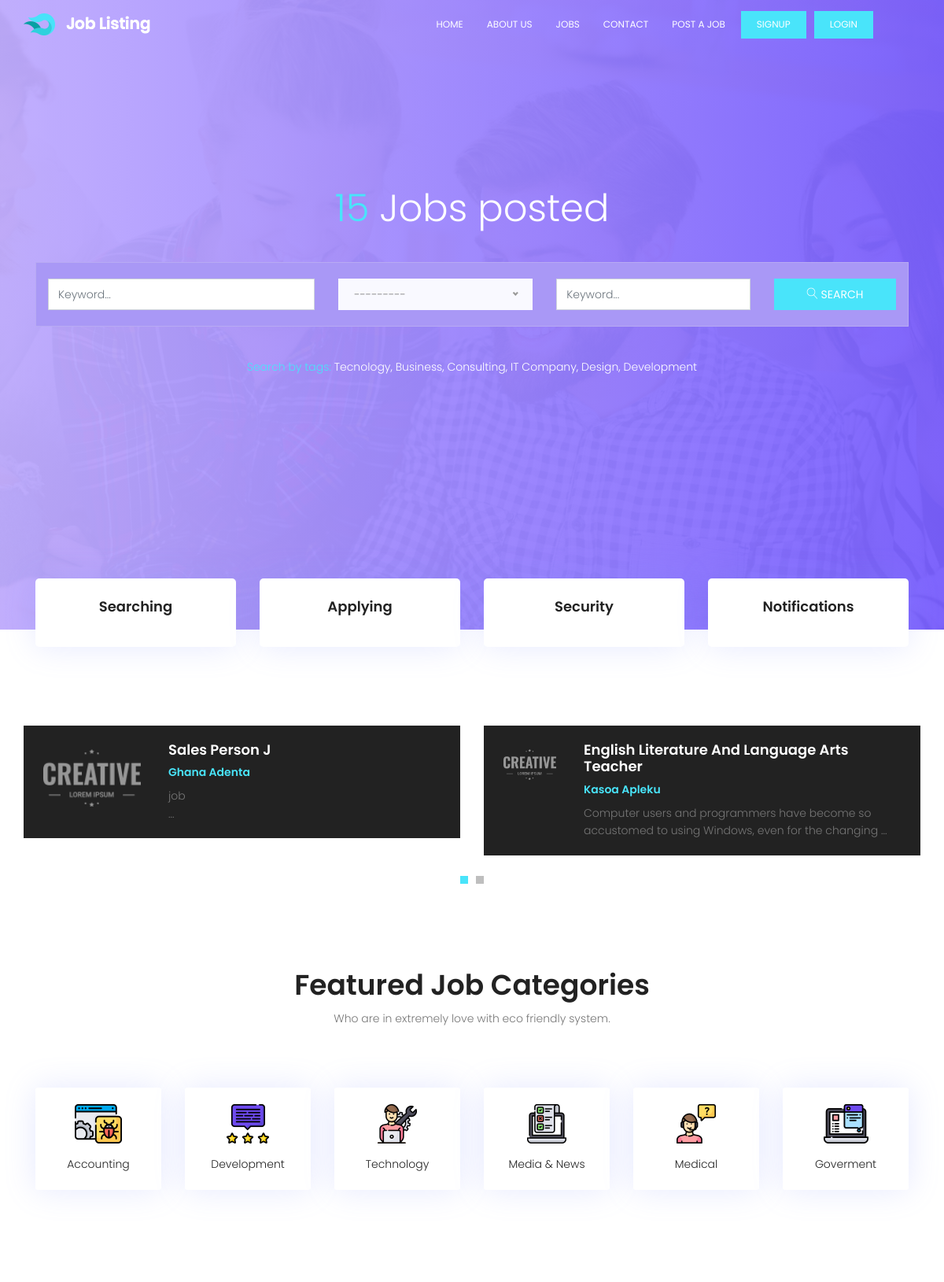
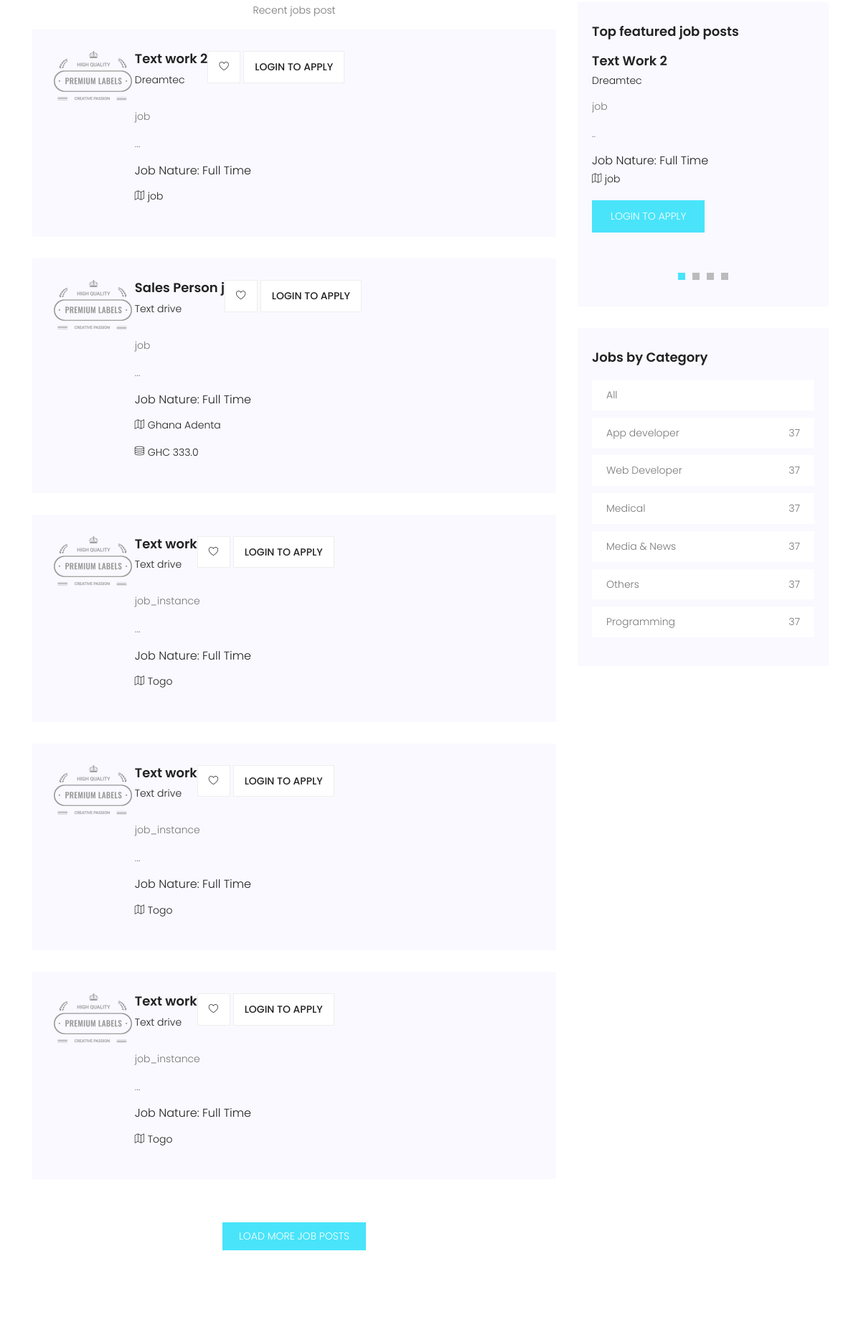
Before: / (upper part) with the older database file (2 pictures, top to bottom).
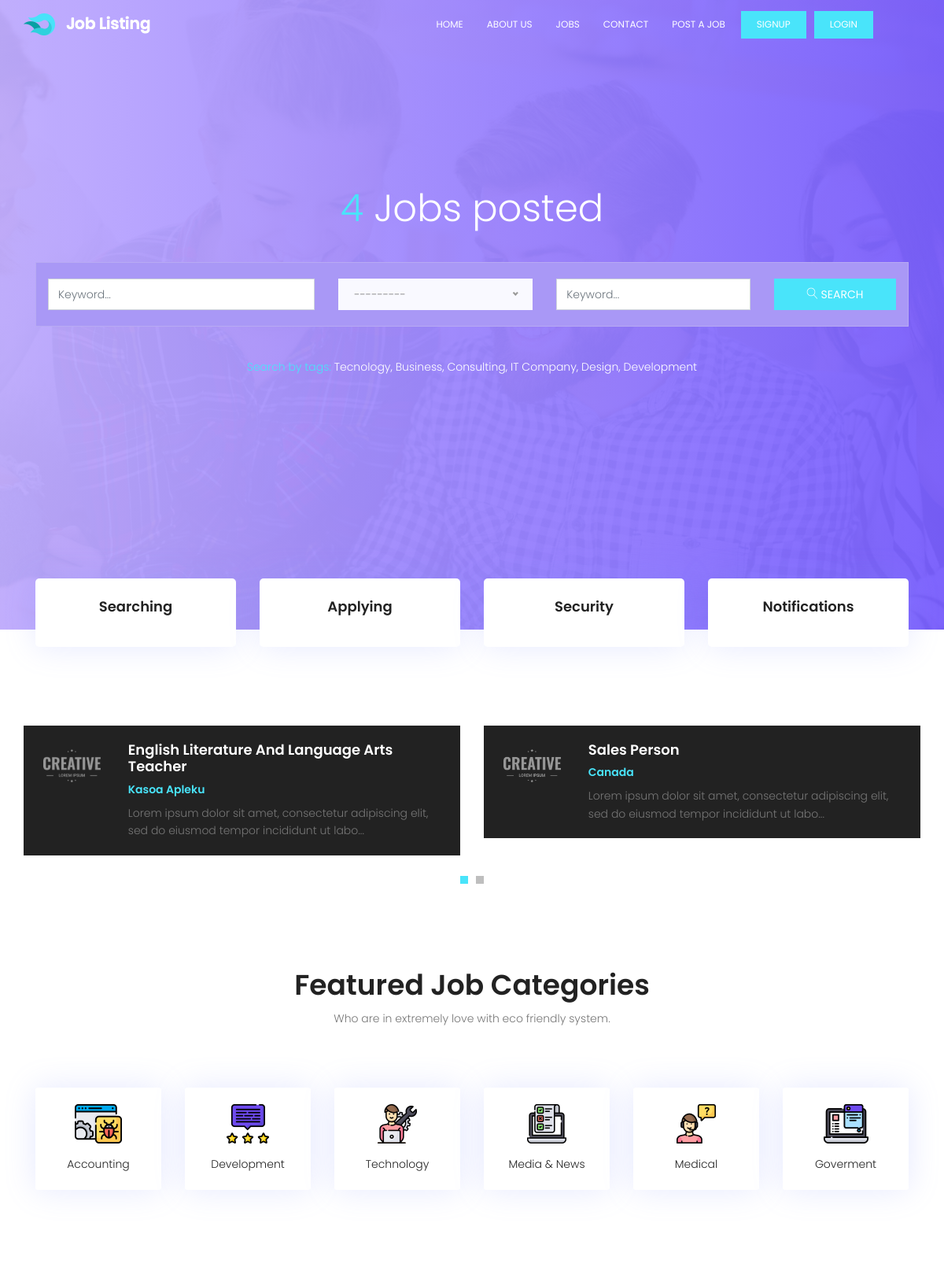
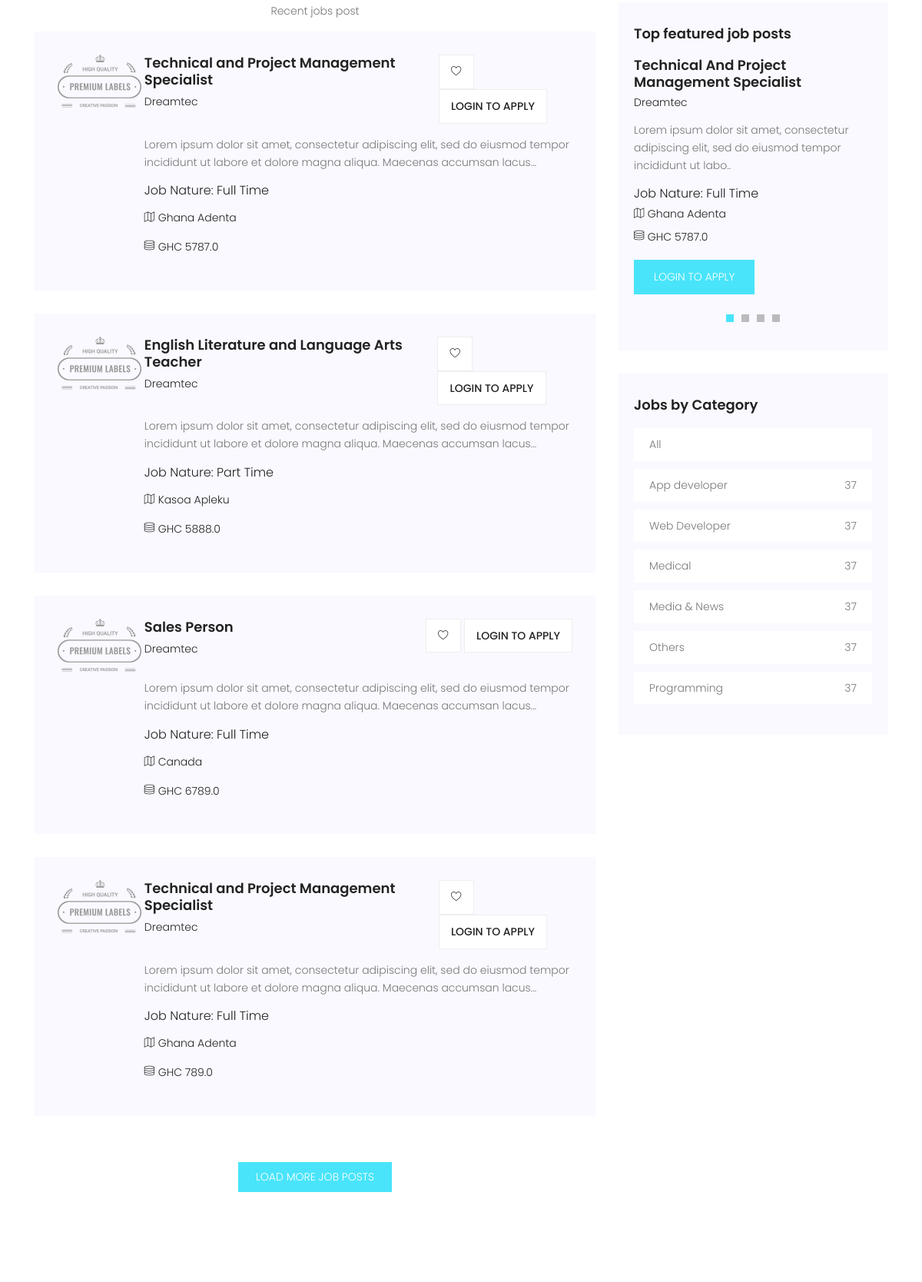
After: the same page with the newer database file (2 pictures, top to bottom).
### portal/models.py (models this page shows, shortened)
class Job(models.Model):
    company_name = models.CharField(max_length=200)
    job_title = models.CharField(max_length=200)
    company_email = models.EmailField(blank=True, null=True)
    thumbnail = models.ImageField(upload_to='jobs_img', blank=True, null=True)
    category = models.ForeignKey(
        Category, on_delete=models.CASCADE, default='Others')
    job_type = models.CharField(max_length=20, choices=_job_Type, default=1)
    description = RichTextField()
    location = models.CharField(max_length=150)
    salary = models.FloatField(blank=True, null=True)
    application_url = models.URLField(blank=True, null=True)
    slug = models.SlugField(blank=True, null=True)
    created = models.DateTimeField(auto_now_add=True)
    featured = models.BooleanField(default=False)
    approved = models.BooleanField(default=True)
    class Meta:
        ordering = ['-created']

class Category(models.Model):
    category = models.CharField(max_length=100)
    created = models.DateTimeField(auto_now_add=True)
    class Meta:
        verbose_name_plural = 'Categories'
        ordering = ['-id']
    def __str__(self):
        return self.category

### portal/views.py (the view)
# urls.py: path('', homePage, name="home"),
def homePage(request):
    filters = JobFilter(
        request.GET, queryset=Job.objects.filter(approved=True))
    context = {
        'filters': filters
    }
    return render(request, 'portal/index.html', context)

### portal/context_processors.py (called while the page is built)
def Processors(request):
    jobs = Job.objects.filter(approved=True).order_by('-created')
    categories = Category.objects.all().order_by('-id')
    blogs = Blog.objects.filter(published=True).order_by('-id')
    blog_count = blogs.count()
    return {
        'categories': categories,
        'jobs': jobs,
        'blog_count': blog_count,
        'blogs': blogs,
    }

### templates/portal/index.html (shortened to what the changed rows need)
{% extends 'base.html' %}
{% load static %}
{% block content %}
			<section class="banner-area relative" id="home">
				<div class="container">
					<div class="row fullscreen d-flex align-items-center justify-content-center">
						<div class="banner-content col-lg-12">
							<h1 class="text-white">
								<span>{{jobs.count}}</span> Jobs posted
							</h1>
						</div>
					</div>
				</div>
			</section>
			<section class="popular-post-area pt-100">
				<div class="container">
					<div class="row align-items-center">
						<div class="active-popular-post-carusel">
							{% for job in jobs %}
							{% if job.featured == True %}
							<div class="single-popular-post d-flex flex-row">
								<div class="thumb">
									<img class="img-fluid" src="{% static 'img/p1.png' %}" alt="">
								</div>
								<div class="details">
									<a href="{% url 'detail' job.slug %}"><h4>{{job.job_title|title}}</h4></a>
									<h6>{{job.location}}</h6>
									<p>
									{{job.description|slice:":100"|safe}}...
									</p>
								</div>
							</div>
							{% endif %}
							{% endfor %}
						</div>
					</div>
				</div>
			</section>
			<section class="feature-cat-area pt-100" id="category">
				<div class="container">
					<div class="row d-flex justify-content-center">
						<div class="menu-content pb-60 col-lg-10">
							<div class="title text-center">
								<h1 class="mb-10">Featured Job Categories</h1>
							</div>
						</div>
					</div>
				</div>
			</section>
			<section class="post-area section-gap">
				<div class="container">
					<div class="row justify-content-center d-flex">
						<div class="col-lg-8 post-list">
							{% for job in jobs|slice:":5" %}
							<div class="single-post d-flex flex-row">
								<div class="thumb">
									<img src="{% static 'img/post.png' %}" alt="">
								</div>
								<div class="details">
									<div class="title d-flex flex-row justify-content-between">
										<div class="titles">
											<a href="{% url 'detail' job.slug %}"><h4>{{job.job_title}}</h4></a>
											<h6>{{job.company_name}}</h6>
										</div>
										<ul class="btns">
											<li><a href="{% url 'detail' job.slug %}"><span class="lnr lnr-heart"></span></a></li>
											{% if request.user.is_authenticated %}
											<li><a href="{% url 'detail' job.slug %}">Apply</a></li>
											{% else %}
											<li><a href="{% url 'login' %}">Login to apply</a></li>
											{% endif %}
										</ul>
									</div>
									<p>
									{{job.description|slice:":150"|safe}}...
									</p>
									<h5>Job Nature: {{job.job_type}}</h5>
									<p class="address"><span class="lnr lnr-map"></span> {{job.location}}</p>
									{% if job.salary %}
									<p class="address"><span class="lnr lnr-database"></span> GHC {{job.salary}}</p>
									{% endif %}
								</div>
							</div>
							{% endfor %}
						</div>
						<div class="col-lg-4 sidebar">
							<div class="single-slidebar">
								<div class="active-relatedjob-carusel">
								{% for job in jobs|slice:":4" %}
									<div class="single-rated">
										<a href="{% url 'detail' job.slug %}"><h4>{{job.job_title|title}}</h4></a>
										<h6>{{job.company_name|title}}</h6>
										<p>
										{{job.description|slice:":100"|safe}}..
										</p>
										<h5>Job Nature: {{job.job_type}}</h5>
										<p class="address"><span class="lnr lnr-map"></span> {{job.location}}</p>
										{% if job.salary %}
										<p class="address"><span class="lnr lnr-database"></span> GHC {{job.salary}}</p>
										{% endif %}
										{% if request.user.is_authenticated %}
										<a href="{% url 'detail' job.slug %}" class="btns text-uppercase">Apply job</a>
										{% else %}
										<a href="{% url 'login' %}" class="btns text-uppercase">Login to apply</a>
										{% endif %}
									</div>
								{% endfor %}
								</div>
							</div>
								<div class="single-slidebar">
								<ul class="cat-list">
								{% for category in categories|slice:":10" %}
									<li>
									<a class="justify-content-between d-flex" href="{% url 'jobs' %}?category={{category.category}}">
									<p>{{category.category}}</p>
									<span>37</span>
									</a>
									</li>
								{% endfor %}
								</ul>
							</div>
						</div>
					</div>
				</div>
			</section>
{% endblock content %}

Changed rows visible on the page:
removed Job: featured True (drawn), job_title "Sales Person J", location "Ghana Adenta", description "job", job_title "Sales Person j", company_name "Text drive", job_type "Full Time", salary "333.0"
removed Job: job_title "Text work 2", company_name "Dreamtec", description "job", job_type "Full Time", location "job", job_title "Text Work 2"
removed Job: job_title "Text work", company_name "Text drive", description "job_instance", job_type "Full Time", location "Togo", shown under "Featured Job Categories"
removed Job: job_title "Text work", company_name "Text drive", description "job_instance", job_type "Full Time", location "Togo", shown under "Featured Job Categories"
removed Job: job_title "Text work", company_name "Text drive", description "job_instance", job_type "Full Time", location "Togo", shown under "Featured Job Categories"
now on one of the page's lists (row edited): Job: job_title "English Literature and Language Arts Teacher", company_name "Dreamtec", description "Lorem ipsum dolor sit amet, consectetur adipiscing elit, sed do eiusmod tempor incididunt ut labore et dolore magna aliqua. Maecenas accumsan lacus", job_type "Part Time", location "Kasoa Apleku", salary "5888.0"
changed Job "English Literature And Language Arts Teacher": description "Computer users and programmers have become so accustomed to using Windows, even for the changing" → "Lorem ipsum dolor sit amet, consectetur adipiscing elit, sed do eiusmod tempor incididunt ut labo"
now on this page (row edited): Job: featured True (drawn), job_title "Sales Person", location "Canada", description "Lorem ipsum dolor sit amet, consectetur adipiscing elit, sed do eiusmod tempor incididunt ut labo", company_name "Dreamtec", description "Lorem ipsum dolor sit amet, consectetur adipiscing elit, sed do eiusmod tempor incididunt ut labore et dolore magna aliqua. Maecenas accumsan lacus", job_type "Full Time", salary "6789.0"
now on this page (row edited): Job: job_title "Technical and Project Management Specialist", company_name "Dreamtec", description "Lorem ipsum dolor sit amet, consectetur adipiscing elit, sed do eiusmod tempor incididunt ut labore et dolore magna aliqua. Maecenas accumsan lacus", job_type "Full Time", location "Ghana Adenta", salary "5787.0", job_title "Technical And Project Management Specialist", description "Lorem ipsum dolor sit amet, consectetur adipiscing elit, sed do eiusmod tempor incididunt ut labo"
now on this page (row edited): Job: job_title "Technical and Project Management Specialist", company_name "Dreamtec", description "Lorem ipsum dolor sit amet, consectetur adipiscing elit, sed do eiusmod tempor incididunt ut labore et dolore magna aliqua. Maecenas accumsan lacus", job_type "Full Time", location "Ghana Adenta", salary "789.0", shown under "Featured Job Categories"
Other visible differences:
{{ jobs.count }}: "15" → "4"
